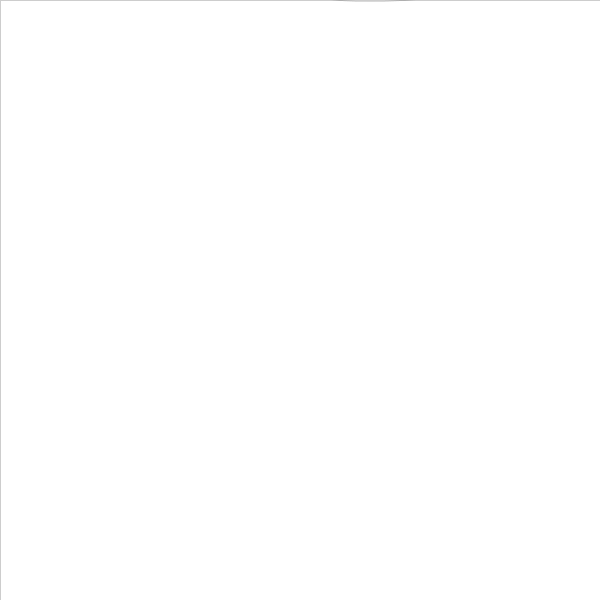
Frame 1 (no input)
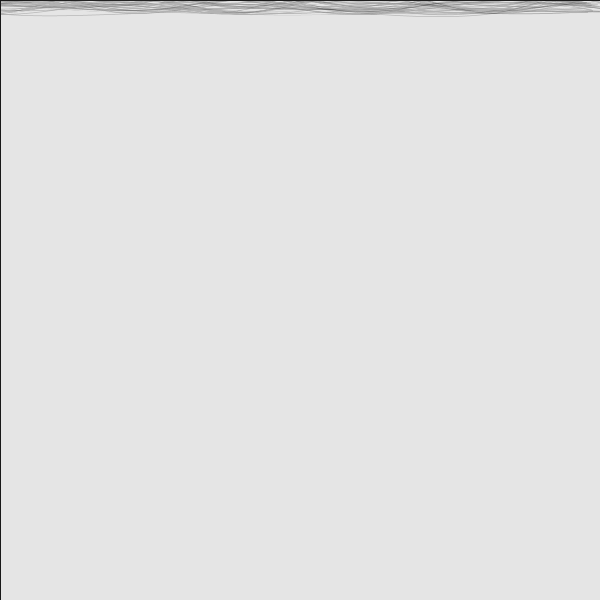
Frame 60 (the mouse pressed at the canvas centre just before this capture)
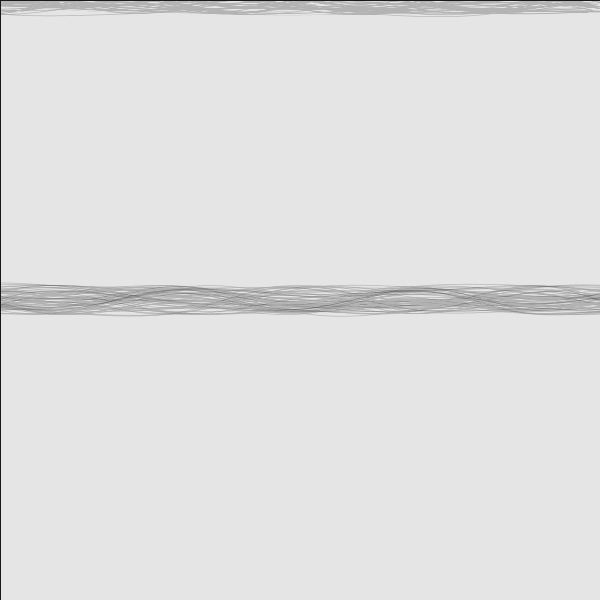
Frame 120 (the mouse held since frame 60 and released just before this capture)

The Processing sketch that drew these frames (run headless with seeded random() and noise(); from frame 60 on, the mouse is pressed at the canvas centre):

// Processing sketch: processing_133870
// ── processing_133870.pde

float centerX;
float centerY;
float raggioIniziale=150;
int ondulazione=15;
int risoluzione=10;
float[] x = new float[risoluzione];
float[] y = new float[risoluzione];

void setup() {
  size(600, 600);
  smooth();

  centerX=width/2;
  centerY=height/2;
  float angle=radians(360/float(risoluzione));
  for (int i=0;i<risoluzione; i++) {
    x[i]=cos(angle*i)*raggioIniziale;
    y[i]=sin(angle*i)*raggioIniziale;
  }
  stroke(0, 50);
}

void draw() {
  rect(0, 0, width, height);
  fill(200, 5);
  centerX = mouseX;
  centerY = mouseY;
  float radius = raggioIniziale * random(0.5, 5.0);
  float angle = random(PI);
  radius = raggioIniziale*4;
  angle = 0;

  float x1 = cos(angle) * radius;
  float y1 = sin(angle) * radius;
  float x2 = cos(angle-PI) * radius;
  float y2 = sin(angle-PI) * radius;
  for (int i=0; i<risoluzione; i++) {
    x[i] = lerp(x1, x2, i/(float)risoluzione);
    y[i] = lerp(y1, y2, i/(float)risoluzione);
  }

  //calcola nuovi punti e fa modificare la forma delle linee (onde sul cerchio, ondulazioni)
  for (int i=0; i<risoluzione; i++) {
    x[i] += random(-ondulazione, ondulazione);
    y[i] += random(-ondulazione, ondulazione);
  }

  strokeWeight(0.75);
  beginShape();
  // start controlpoint
  curveVertex(x[0]+centerX, y[0]+centerY);  //primo punto nell'array
  // only these points are drawn
  for (int i=0; i<risoluzione; i++) {
    curveVertex(x[i]+centerX, y[i]+centerY);
  }
  // end controlpoint
  curveVertex(x[risoluzione-1]+centerX, y[risoluzione-1]+centerY);//ultimo punto nell'array
  endShape();
}
